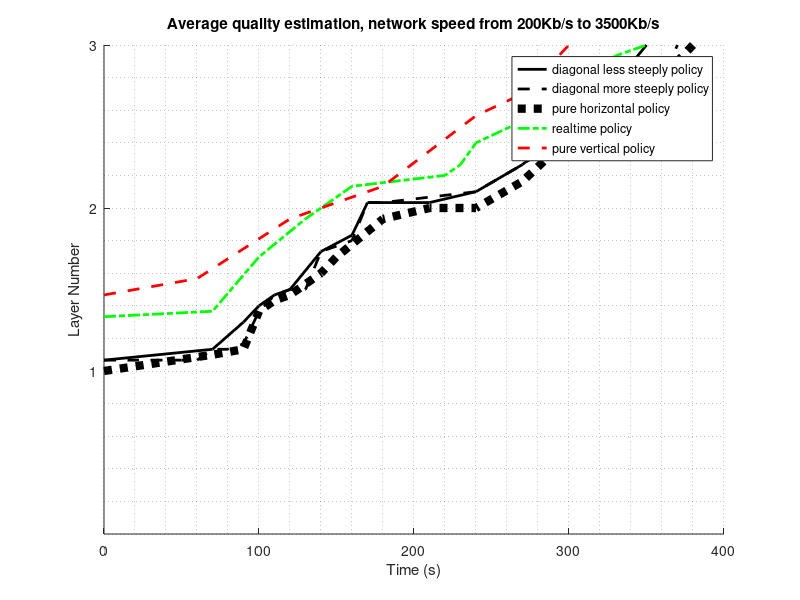

The MATLAB source for this figure:
clear all;
close all;

%%
%plot(X,Y);

%time
time_slot_less=[ 0 70 90 100 110 120 140 160 170 180 210 240 270 300 330 350];
time_slot_more=[ 0 10 20 30 40 50 60 70 80 90 100 110 120 130 140 150 160 170 180 240 270 300 330 360 370 ];
time_slot_horizontal=[ 0 70 90 100 110 120 140 150 180 210 240 270 300 330 360 380];
time_slot_realtime=[ 0 70 100 130 160 220 230 240 270 300 330 350];
time_slot_vertical=[0 60 120 180 240 270 300];


% average quality diagonal less steeplty 
y_diag_less=[1.0666 1.1333 1.3 1.4 1.4666 1.5 1.733 1.8333 2.0333 2.0333 2.0333 2.1 2.2666 2.5 2.76666 3];

% average quality diagonal more steeplty 
y_diag_more=[ 1.0666 1.0666 1.0666 1.0666 1.0666 1.0666 1.0666 1.1333 1.1333 1.1666 1.3666 1.466 1.5 1.5 1.733 1.766 1.8 2.0333 2.0333 2.1 2.26666 2.46666 2.6333 2.8 3];

% average quality pure horizontal
y_horizontal=[ 1 1.1 1.1333 1.36666 1.4333 1.4666 1.6 1.7 1.9333333 2 2 2.16333 2.4333 2.6333 2.8 3];

% average quality real time
y_realtime=[ 1.333 1.3666 1.7 1.9333  2.13333 2.2 2.26666 2.4 2.5333 2.7333 2.9333 3];

% average quality real time
y_vertical=[ 1.4666 1.5666 1.9333 2.13333 2.5666 2.7 3];

hold on

line(time_slot_less,y_diag_less, 'LineStyle','-','Linewidth',2,'Color',[0 0 0]);
line(time_slot_more,y_diag_more, 'LineStyle','--','Linewidth',2,'Color',[0 0 0]);
line(time_slot_horizontal,y_horizontal,'LineStyle',':','Linewidth',6,'Color',[0 0 0]);
line(time_slot_realtime,y_realtime, 'LineStyle','-.','Linewidth',2,'Color',[0 1 0]);
line(time_slot_vertical,y_vertical, 'LineStyle','--','Linewidth',2,'Color',[1 0 0]);


%line(x_4,y_4,'Color','k','Linewidth',2);
ylim([0 3])
title('Average quality estimation, network speed from 200Kb/s to 3500Kb/s');
xlabel('Time (s)');
ylabel('Layer Number');
set(gca,'ytick', [1 2 3 4]);
legend('diagonal less steeply policy','diagonal more steeply policy','pure horizontal policy','realtime policy', 'pure vertical policy');

grid minor;

%%